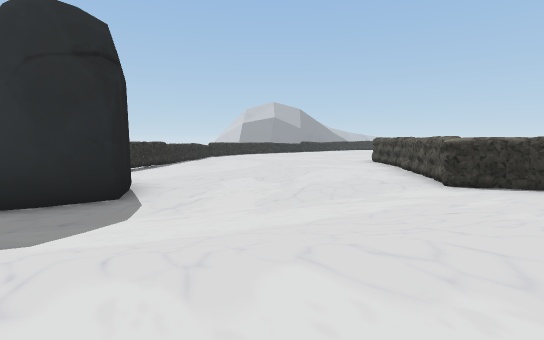
view 1 (above)

17 first-person views from a walk through a scene from a Unity 3-D project. The camera is 1.4 m above the floor, tilts 6° down and sees 85° across. The floor is counted in squares, 2 m on a side. Each view is taken from the middle of a square. On the plan, view 1 faces up. The plan holds only what a view shows up to about 10 squares ahead; the rest is blank. The place goes on beyond the plan. Some surface patterns are stand-ins.

view 2
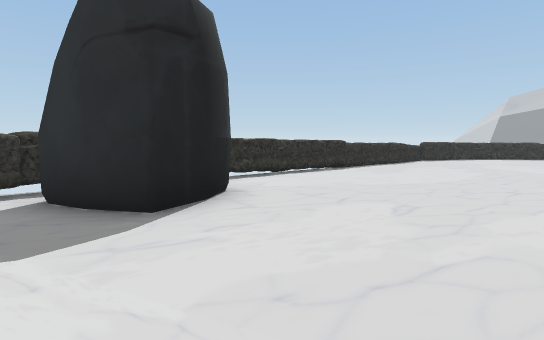

view 3
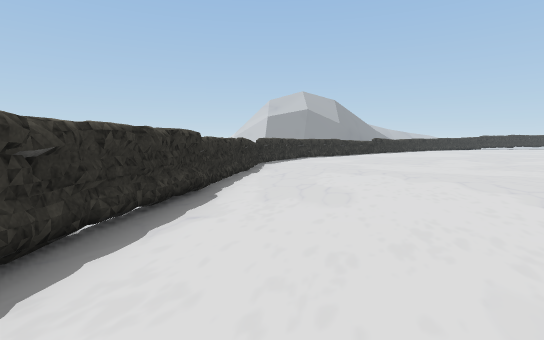

view 4
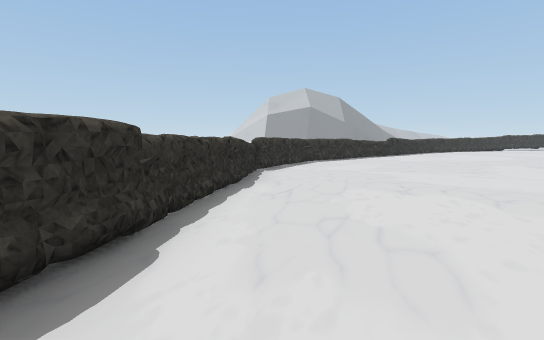

view 5
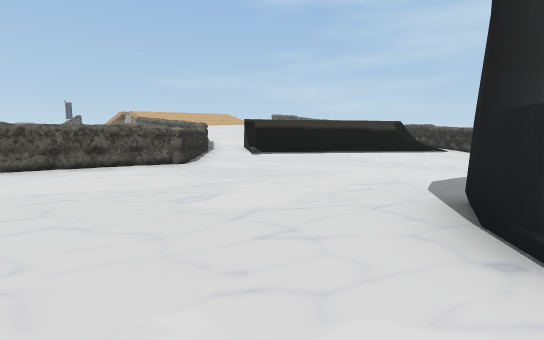

view 6
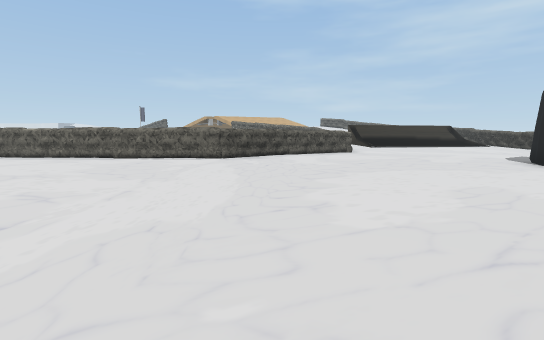

view 7
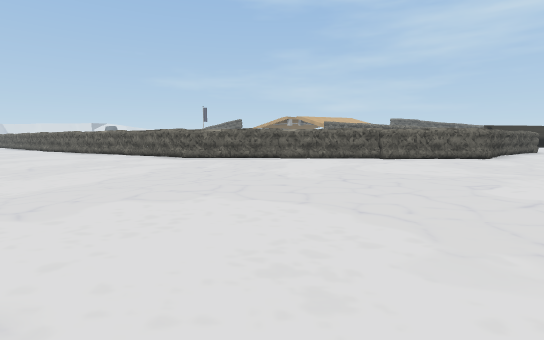

view 8
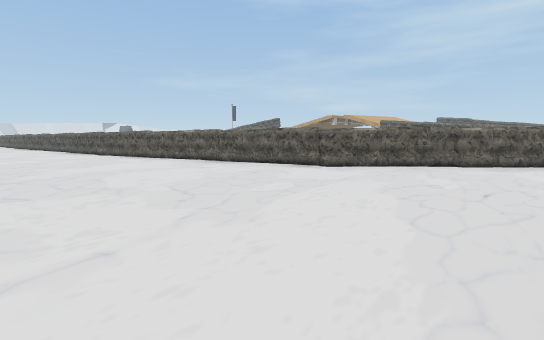

view 9
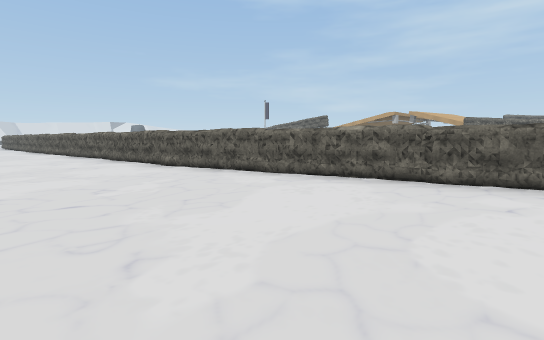

view 10
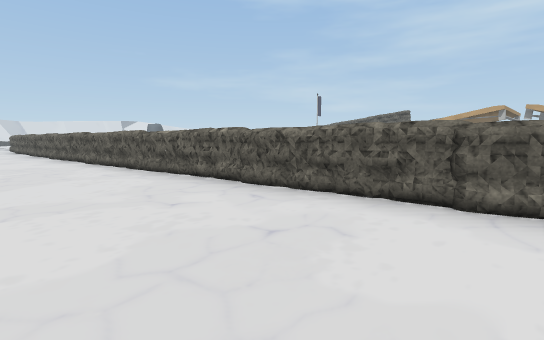

view 11
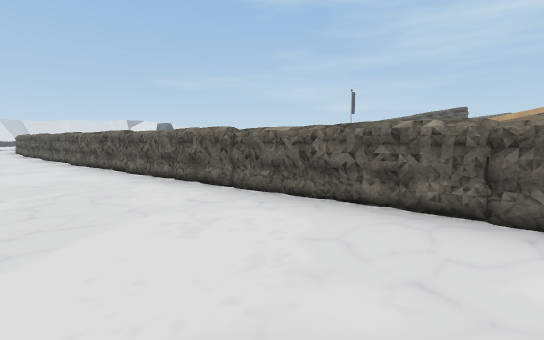

view 12
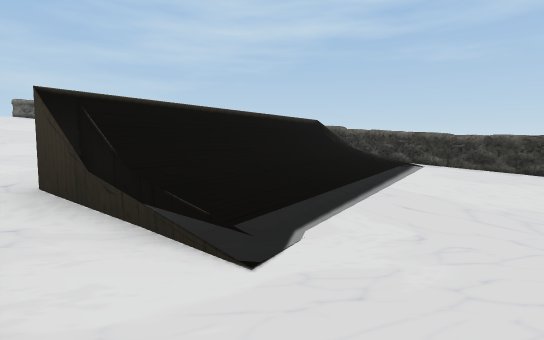

view 13
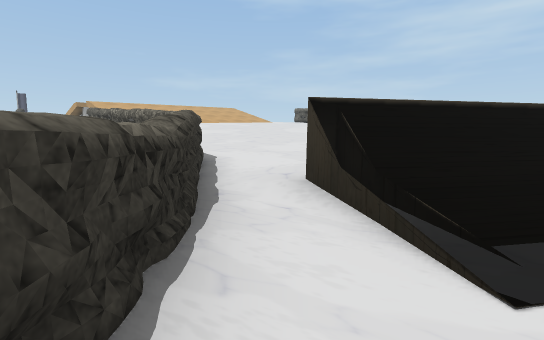

view 14
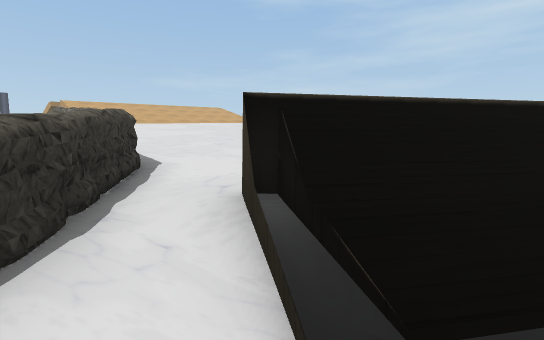

view 15
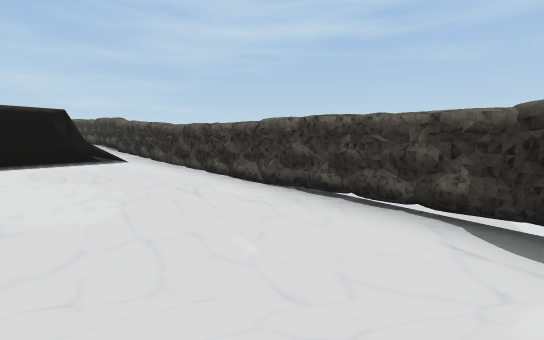

view 16
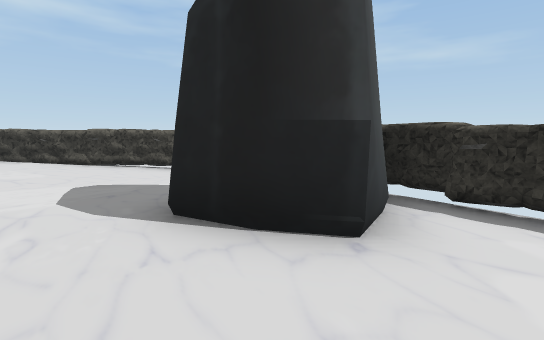

view 17
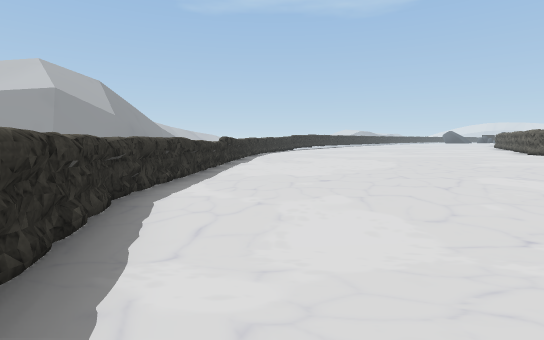

### Floor plan
Key: @ floor where view 1 was taken; # wall or solid block; . main floor; : floor 0.5 m higher than the main floor; - floor 0.5 m lower than the main floor; + floor 0.75 m higher than the main floor; _ floor 0.75 m lower than the main floor; * floor 1.25 m higher than the main floor; % floor 1.5 m higher than the main floor; & floor 2 m higher than the main floor; = window, fence, low wall or low ledge; ^ raised ledge; v drop or lower ground; R rock.
Columns run from 5 left of view 1 to 32 right of it. Each row starts with its distance up from view 1.
 21      v^--------------..............
 20     ^#-----------.....................
 19    ^#---------...............#########
 18   v#---------.........######v
 17   ^---------.......###
 16   =-------.....###
 15  ^-------.....#
 14  ^------....##
 13  ^-----....##
 12  ^-----...^#
 11  #-----..#v
 10 #_-----..#
  9 #_-----..#
  8 #-----..##
  7 #-----..#
  6 #-#---..#
  5 ###---..#
  4 #R#---...^
  3 #----.....^v
  2 #--......=##^^vv
  1 #--.....:####   ^^^^^
  0 v#...@..=# :++*%%%
 -1   ##...=##  ++*%%&
 -2    ^..:##    **%%&
 -3     ^#=#     *%%&
 -4      ###      %%
 -5       ##       %
 -6        #

Where each view was taken, in squares from view 1:
view 1: 0 up, 0 right, facing up
view 2: 3 up, 1 right, facing up-left
view 3: 7 up, 3 left, facing up
view 4: 9 up, 3 left, facing up
view 5: 8 up, 3 left, facing down-right
view 6: 15 up, 3 left, facing down-right
view 7: 20 up, 2 right, facing down-right
view 8: 21 up, 6 right, facing down-right
view 9: 21 up, 11 right, facing down-right
view 10: 21 up, 17 right, facing down-right
view 11: 21 up, 20 right, facing down-right
view 12: 4 up, 3 right, facing down
view 13: 4 up, 3 right, facing down-right
view 14: 3 up, 3 right, facing down-right
view 15: 3 up, 3 left, facing down
view 16: 7 up, 1 left, facing down-left
view 17: 15 up, 3 left, facing up-right
